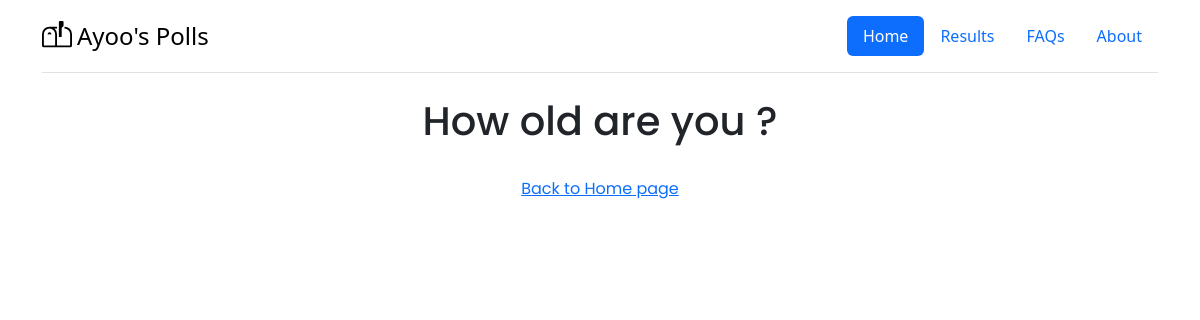
/Polls/2/results/, run on an earlier commit of the app's database.
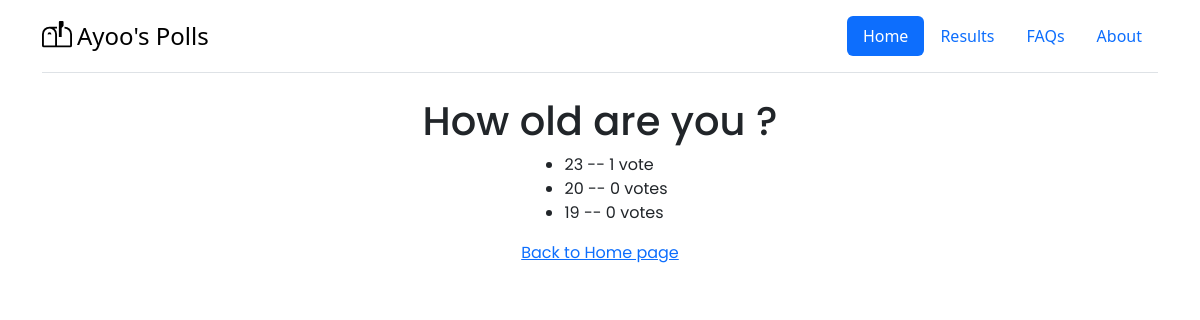
And on a later commit of the database.
### polls/models.py (models this page shows, shortened)
class Choice(models.Model):
    question = models.ForeignKey(Question, on_delete=models.CASCADE)
    choice_text = models.CharField(max_length=200)
    votes = models.IntegerField(default=0)

### polls/views.py (the view)
# urls.py: path("<int:question_id>/results/", views.results, name="results"),
def results(request, question_id):
    question = get_object_or_404(Question, pk=question_id)
    return render(request, "polls/results.html", {
        "question": question,
    })

### polls/templates/polls/results.html
{% extends 'polls/layout.html' %}
{% load static %}
{% block head %}
    <link rel="stylesheet" href="{% static 'polls/result.css' %}">
{% endblock %}
{% block body %}
<div class="container result-info">
    <h1> {{question.question_text}} </h1>
    <ul class="myul">
        {% for choice in question.choice_set.all %}
            <li> {{choice.choice_text}} -- {{choice.votes}} vote{{choice.votes|pluralize}} </li>
        {% endfor %}
    </ul>
    <a href="{% url 'polls:index' %}" style="display: block;">Back to Home page</a>
</div>
{% endblock body %}

What changed in the data, as far as the page shows it:
added Choice: choice_text "23", votes "1"
added Choice: choice_text "20", votes "0"
added Choice: choice_text "19", votes "0"
